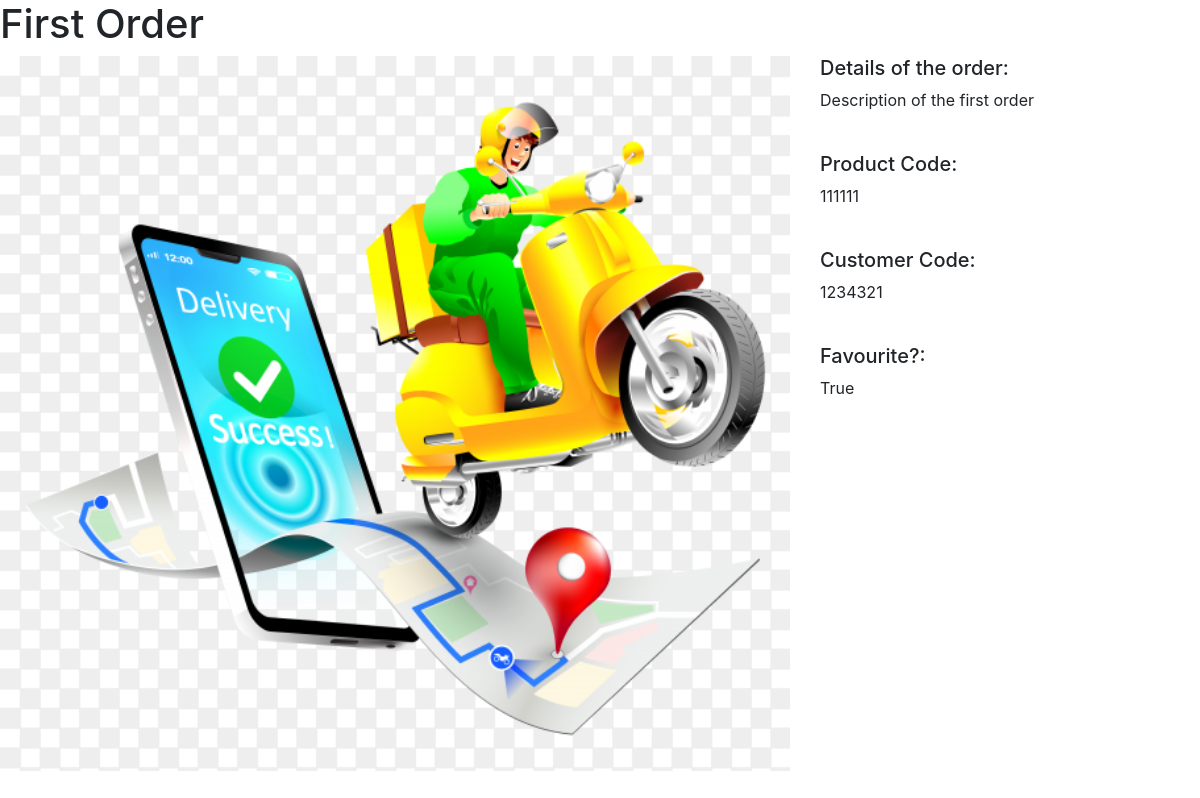
The page /track_order/1/ on the database its author committed.
### track_order/models.py (models this page shows)
class Order(models.Model):
    title = models.CharField(max_length=100)
    description = models.TextField()
    prodCode = models.CharField(max_length=20)
    custCode = models.CharField(max_length=20)
    isFav = models.BooleanField()
    image = models.FilePathField(path="/img")

### track_order/views.py (the view)
# urls.py: path("<int:pk>/", views.order_detail, name="order_detail"),
def order_detail(request, pk):
    order = Order.objects.get(pk=pk)
    context = {
        'order': order
    }
    return render(request, 'order_detail.html', context)

### track_order/templates/order_detail.html
{% extends "base.html" %}
{% load static %}
{% block page_content %}
<h1>{{ order.title }}</h1>
<div class="row">
    <div class="col-md-8">
        <img src="{% static order.image %}" alt="" width="100%">
    </div>
    <div class="col-md-4">
        <h5>Details of the order:</h5>
        <p>{{ order.description }}</p>
        <br>
        <h5>Product Code:</h5>
        <p>{{ order.prodCode }}</p>
        <br>
	<h5>Customer Code:</h5>
        <p>{{ order.custCode }}</p>
        <br>
        <h5>Favourite?:</h5>
        <p>{{ order.isFav }}</p>
        <br>
    </div>
</div>
{% endblock %}

### rows shown on the page
Order: title "First Order", image (picture), description "Description of the first order", prodCode "111111", custCode "1234321", isFav "True"
